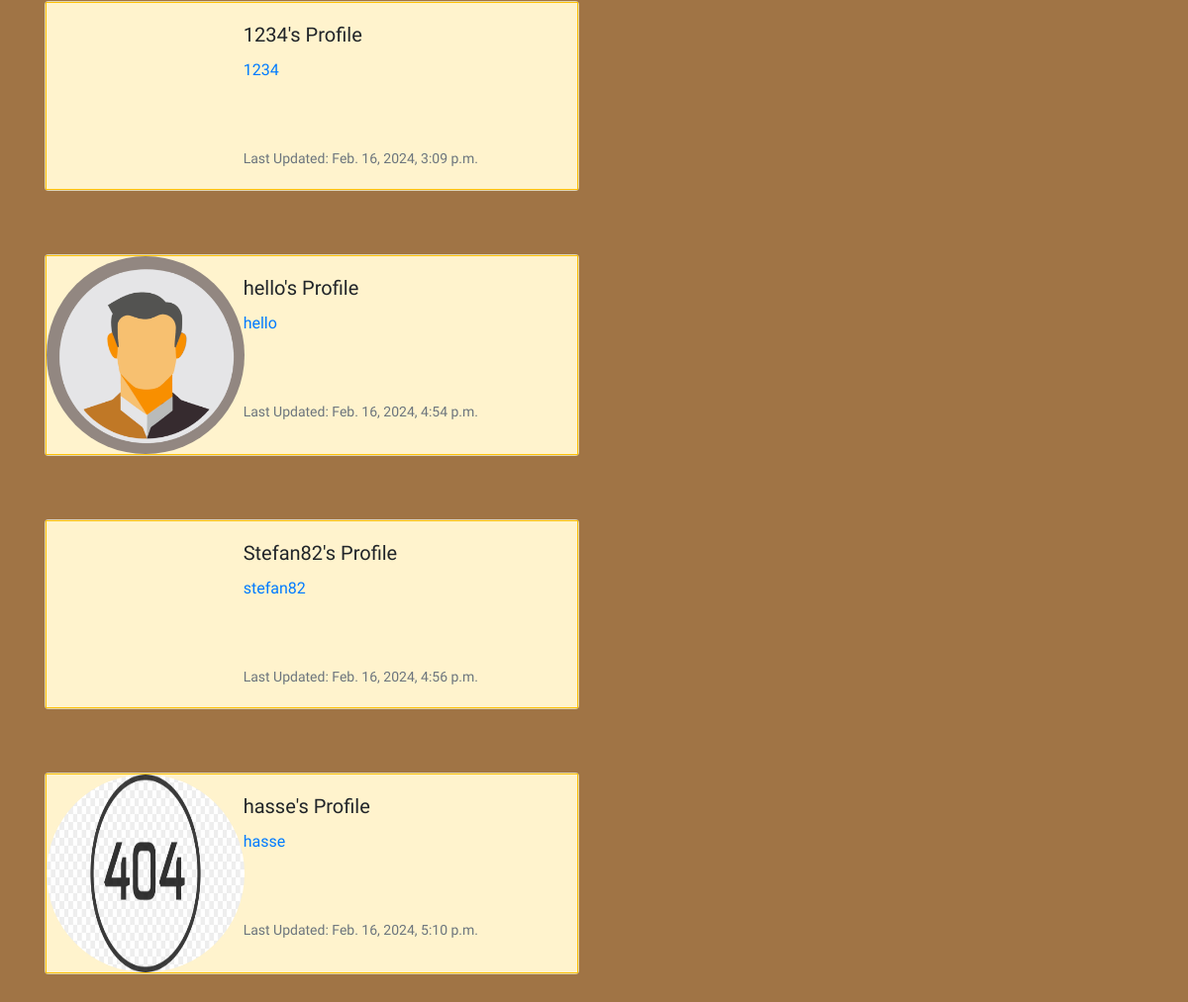
The page /profile_list/ (signed in, lower part) on the database as committed earlier.
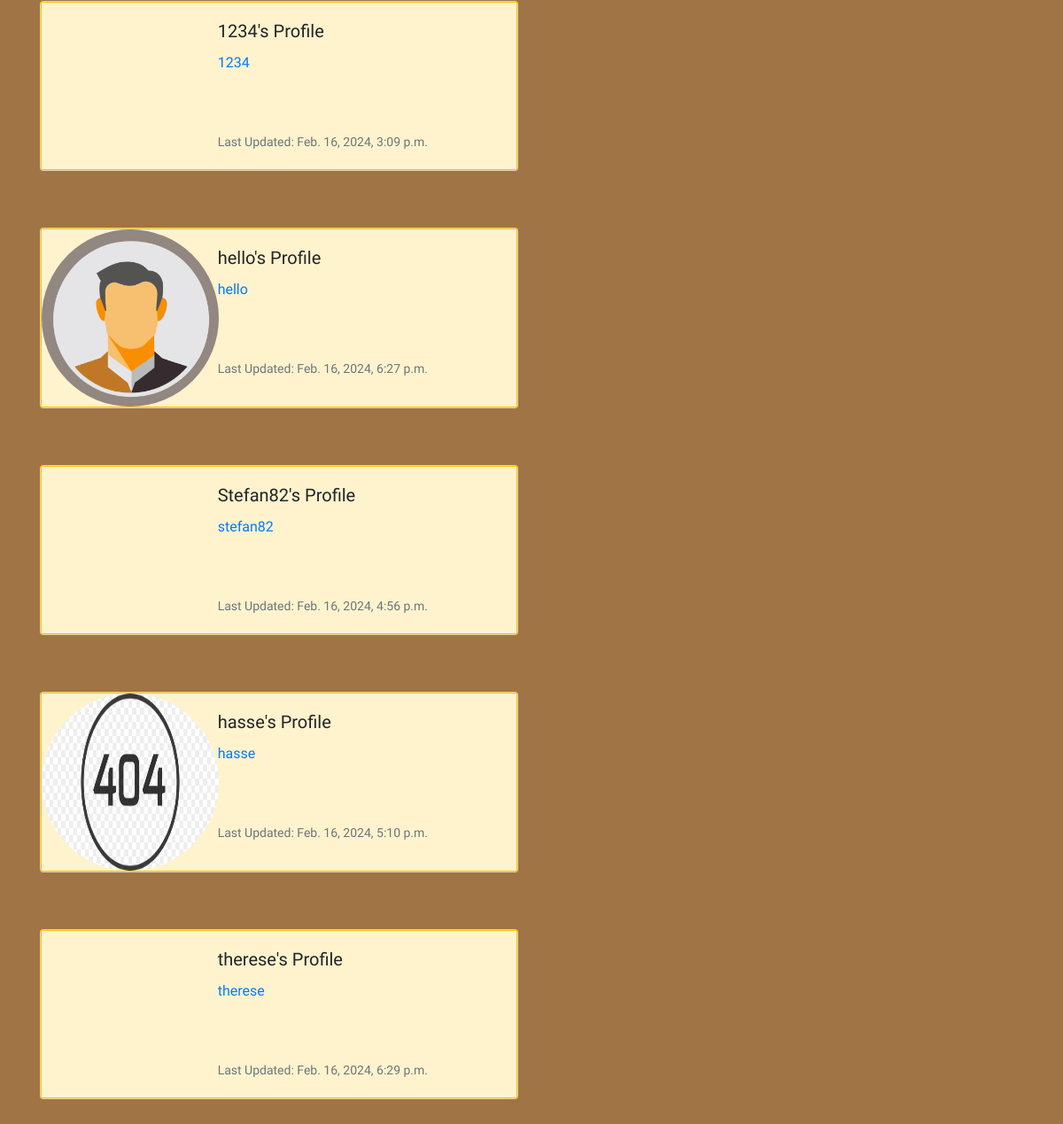
The same page on the database as committed later.
### the_saloon/models.py (models this page shows, shortened)
class Profile(models.Model):
        user = models.OneToOneField(User, on_delete=models.CASCADE)
        follows = models.ManyToManyField("self",
            related_name="followed_by",
            symmetrical=False,
            blank=True)
        date_modified = models.DateTimeField(User, auto_now=True)
        profile_image = models.ImageField(null=True, blank=True, upload_to="images/")
        profile_bio = models.CharField(null=True, blank=True, max_length=500)
        facebook_link = models.CharField(null=True, blank=True, max_length=100)
        instagram_link = models.CharField(null=True, blank=True, max_length=100)
        linedin_link = models.CharField(null=True, blank=True, max_length=100)

### the_saloon/views.py (the view)
# urls.py: path('profile_list/', views.profile_list, name='profile_list'),
def profile_list(request):
        if request.user.is_authenticated:
            profiles = Profile.objects.exclude(user=request.user)
            return render(request, 'profile_list.html', {"profiles":profiles})
        else:
            messages.success(request, ("You must login to see this page..."))
            return redirect('home')

### the_saloon/templates/profile_list.html (shortened to what this page needs)
{% extends 'index.html' %}
{% load static %}
{% block content %}
<br />
{% if profiles %}
{% for profile in profiles %}
<div class="card mb-3" style="max-width: 540px; background-color: #FFF3CD">
  <div class="row no-gutters border border-warning">
    <div class="col-md-4">
      {% if profile.profile_image %}
      <img src="{{ profile.profile_image.url }}" width=200 height=200 class="img rounded-circle"
        alt="{{ profile.user.username}}">
      {% endif %}
    </div>
    <div class="col-md-8">
      <div class="card-body">
        <h5 class="card-title" style="font-family: Rye, serif;">{{ profile.user.username }}'s Profile</h5>
        <p class="card-text" style="font-family: Rye, serif;">
          <a href="{% url 'profile' profile.user.id  %}">{{ profile.user.username|lower }}</a></p>
        <br /><br />
        <p class="card-text"><small class="text-muted" style="font-family: Rye, serif;">
        Last Updated: {{ profile.date_modified }}</small></p>
      </div>
    </div>
  </div>
</div>
<br /><br />
{% endfor %}
{% endif %}
{% endblock %}

Rows that differ between the two databases and show on the page:
changed Profile "hello": date_modified "Feb. 16, 2024, 4:54 p.m." → "Feb. 16, 2024, 6:27 p.m."
added Profile: user.username "therese", date_modified "Feb. 16, 2024, 6:29 p.m."
